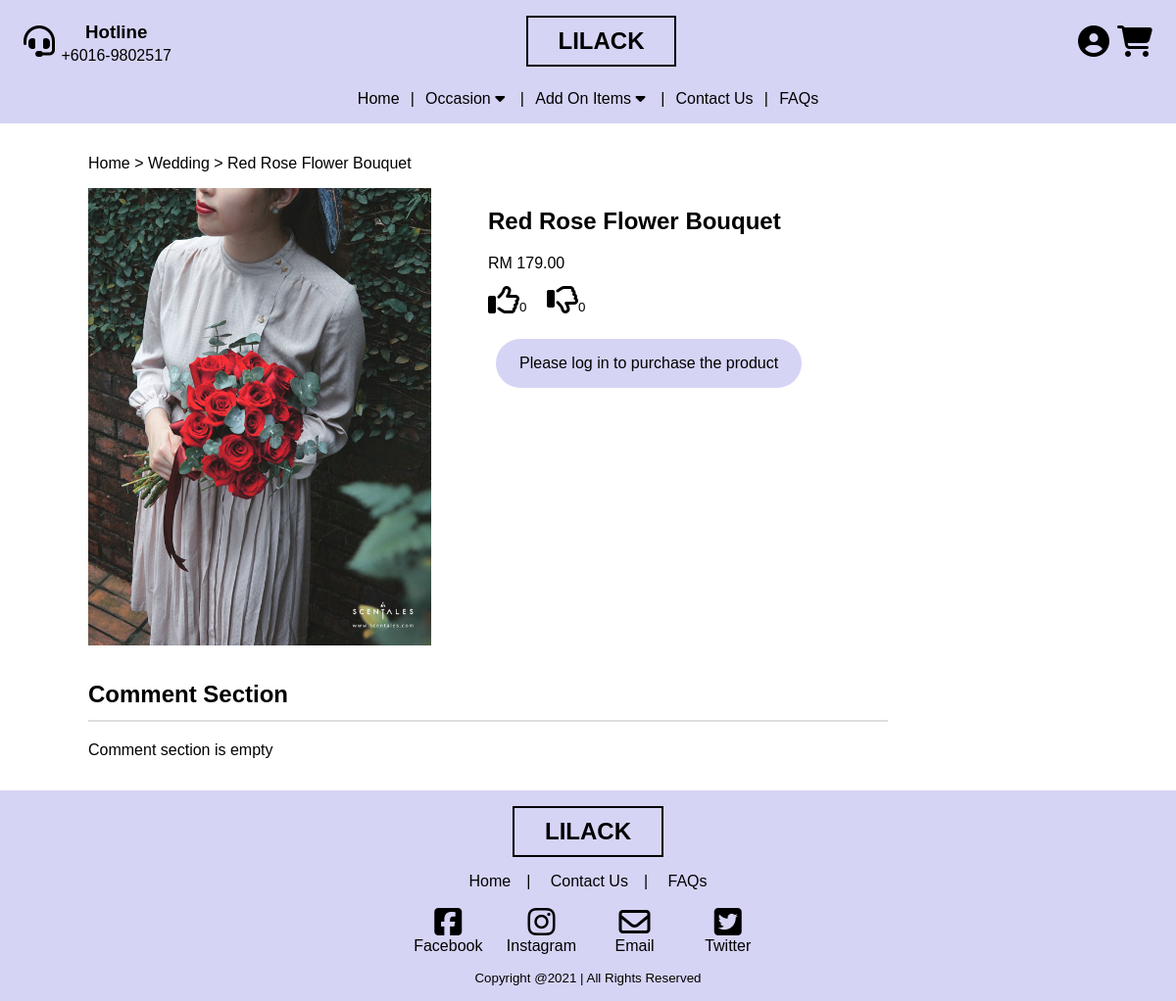
The page /19062942/singleProduct.php?productID=4 on the database its author committed.
### tables this page shows
CREATE TABLE `Products` (
  `productID` int(8) PRIMARY KEY AUTO_INCREMENT NOT NULL,
  `productImage` text NOT NULL,
  `productName` varchar(255) NOT NULL,
  `productTypeID` int(8) NOT NULL,
  `productCategoryID` int(8) NOT NULL,
  `productPrice` double(10,2) NOT NULL,
  `forumID` int(8) NOT NULL UNIQUE,
  CONSTRAINT `productNameConstraint` UNIQUE (`productName`),
  CONSTRAINT `forumIDUnique` UNIQUE (`forumID`)
);

### 19062942/includes/dbController.php (called while the page is built)
<?php
class DBController{
    private $servername = "localhost";
    private $user = "ck";
    private $pass = "ck";
    private $databaseName = "19062942";
    private $conn;
    function __construct() {
		$this->conn = $this->connectDB();
	}
	function connectDB() {
		$conn = mysqli_connect($this->servername,$this->user,$this->pass,$this->databaseName);
		return $conn;
	}
    function getConn(){
        return $this->conn;
    }
}
?>

### 19062942/layouts/singleProductDetails.php (the view, shortened to what this page needs)
<?php
    require_once "includes/dbController.php";
    $db_handler = new DBController();
    echo "<div class='productFlex'>";
    $query = $db_handler->getConn()->prepare("SELECT * FROM products WHERE productID = ?");
    $query->bind_param('s', $productID);
    $query->execute();
    $result = $query->get_result();
    while ($row = $result->fetch_assoc()){
        echo "<div class='productImageContainer'>";
            echo "<img src='$row[productImage]' alt='$row[productName]' class='singleProductImage'>";
        echo "</div>";
        echo "<div class='productDetails'>";
        echo "<h2>" . $row['productName'] . "</h2>";
        echo "<span class='price'>RM " . number_format($row['productPrice'],2) . "</span>";
    }
        echo" <form action='includes/productLikeDislikeInc.php?productID=$productID'  class='likeDislikeForm' method='post'>" ?>
            <div class="likeContainer">
                <button type="submit" name="like" value="like">
                    <?php
                        $action = checkRating();
                        if ($action == "like"){ ?>
                            <i class="far fa-thumbs-up icon" style="color: blue;"></i>
                        <?php }
                        else{
                            echo "<i class='far fa-thumbs-up icon'></i>";
                        }
                    ?>
                </button>
            </div>
            <div class="dislikeContainer">
                <button type="submit" name="dislike" value="dislike">
                    <?php
                        $action = checkRating();
                        if ($action == "dislike"){ ?>
                            <i class="far fa-thumbs-down icon" style="color: blue;"></i>
                        <?php }
                        else{
                            echo "<i class='far fa-thumbs-down icon'></i>";
                        }
                    ?>
                </button>
            </div>
        </form>
        <?php
        if (isset($_SESSION['userRoleID'])){
            echo "<form action='includes/shoppingCartInc.php?productID=$productID' method='post'>";
            ?>
            <span>Quantity: </span>
            <input type="number" name="productQuantity" value="1" min="1" style="max-width: 50px;"><br><br>
            <button type="submit" name="addToCart" class="productDetailsBtn">
                <i class="fas fa-shopping-cart icon"></i>
                <span>Add to Cart</span>
            </button>
            </form>
        <?php
            if (isset($_SESSION['addedToCartMessage'])){
                echo $_SESSION['addedToCartMessage'];
                unset($_SESSION['addedToCartMessage']);
            }
            else if (isset($_SESSION['failedAddCartMessage'])){
                echo $_SESSION['failedAddCartMessage'];
                unset($_SESSION['failedAddCartMessage']);
            }
        } else{
            echo "<a href='login.php' class='productDetailsBtn'>Please log in to purchase the product</a>";
        }
        ?>
    </div>
</div>

### 19062942/singleProduct.php (shortened to what this page needs)
<?php
require_once "includes/productLikeDislikeInc.php";
require_once "includes/dbController.php";
$productID = $_GET['productID'];
?>
<html lang="en">
<head>
    <link rel="stylesheet" href="css/breadCrumb.css" />
    <link rel="stylesheet" href="css/singleProductPage.css" />
</head>
<body>
    <?php require_once "layouts/header.php" ?>
    <main>
        <section class="container">
            <div class="breadcrumbTrail">
                <ul>
                    <li><a href="index.php">Home</a></li>
                    <li><a href="wedding.php">Wedding</a></li>
                    <?php
                        $query = $db_handler->getConn()->prepare("SELECT * FROM products WHERE productID= ?");
                        $query->bind_param("d", $productID);
                        $query->execute();
                        $result = $query->get_result();
                        $product_array= $result->fetch_assoc();
                        echo "<li><a href='#'>$product_array[productName]</a></li>";
                    ?>
                </ul>
            </div>
        </section>
        <section class="container">
            <?php require_once "layouts/singleProductDetails.php"; ?>
        </section>
        <section class="container">
            <?php require_once "layouts/commentSection.php"; ?>
        </section>
    </main>
    <?php require_once "layouts/footer.php" ?>
</body>
</html>

### 19062942/css/breadCrumb.css (style rules this page uses)
.breadCrumbTrail li { display: inline-block; }
.breadCrumbTrail li::after { content: " > "; }
.breadCrumbTrail li:last-child::after { content: none; }

### 19062942/css/singleProductPage.css (style rules this page uses)
.singleProductImage { width: 100%; max-width: 350px; }
.productFlex { display: flex; flex-direction: row; }
.productImageContainer { flex-basis: 40%; padding-right: 0.25em; }
.productDetails { flex-basis: 60%; }
.price { display: block; margin-bottom: 0.75em; }
.likeDislikeForm * { display: inline-block; }
.likeDislikeForm .likeContainer { padding-right: 1em; }
.productDetailsBtn { background-color: var(--clr-primary); padding: 1em 1.5em; border-radius: 2.5vmin; display: inline-flex; align-items: center; justify-content: center; gap: 0.5em; margin: 0.5em; }

### 19062942/css/general.css (style rules this page uses)
:root { --clr-black: #000; --clr-gray: #555; --clr-primary: #d5d4f5; --clr-secondary: #E9E9FA; --clr-tertiary: #9900cc; --clr-background: #faf4fc; }
*, *::before, *::after { box-sizing: border-box; scroll-behavior: smooth; }
html { scroll-behavior: smooth; }
body { margin: 0; padding: 0; background: var(--clr-secobackgroundndary); font-family: sans-serif; }
ul { list-style-type: none; margin: 0; padding: 0; }
a { text-decoration: none; color: var(--clr-black); cursor: pointer; }
main { padding-block: 1.5em; }
section { padding: 0.5em 0 0.5em; }
.container { width: 85%; margin: 0 auto; }
.icon { font-size: 2rem; }
button { margin: 0; padding: 0; outline: none; border: none; background-color: transparent; cursor: pointer; }

### rows shown on the page
products: productName "Red Rose Flower Bouquet", productImage+productName (picture), productPrice "179.00"

### other values the page prints
$rowCount "0"
